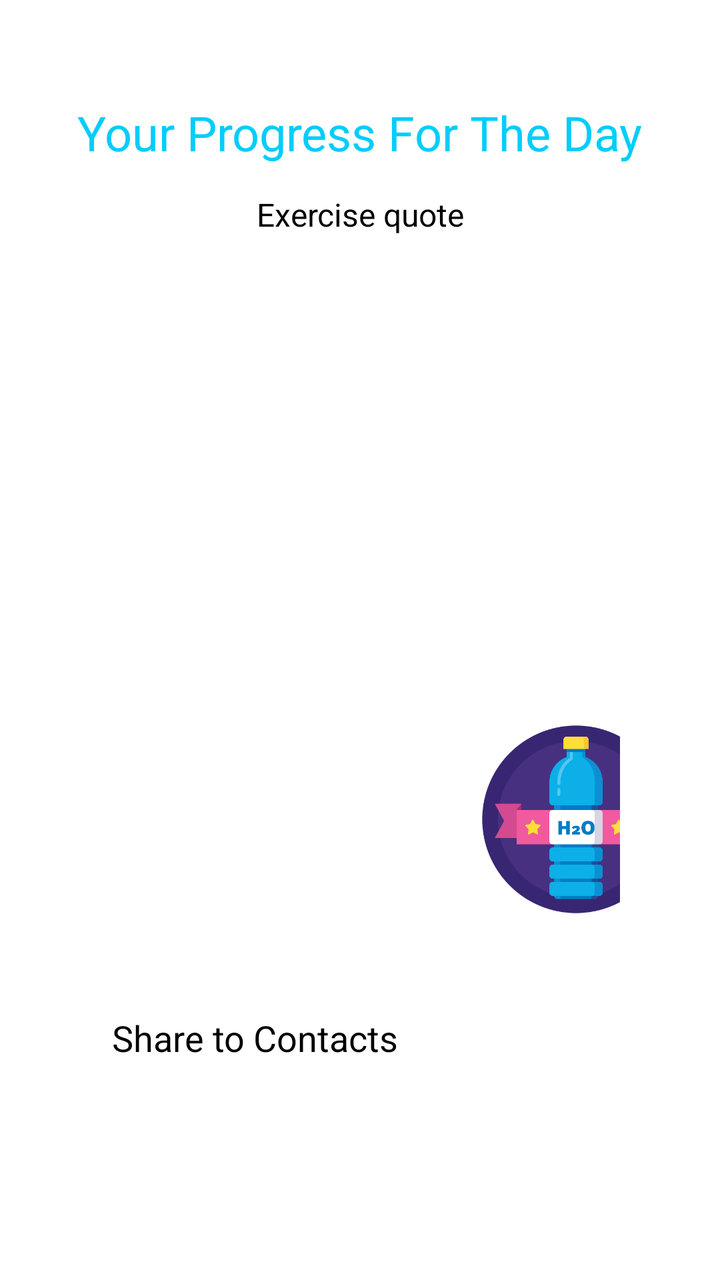
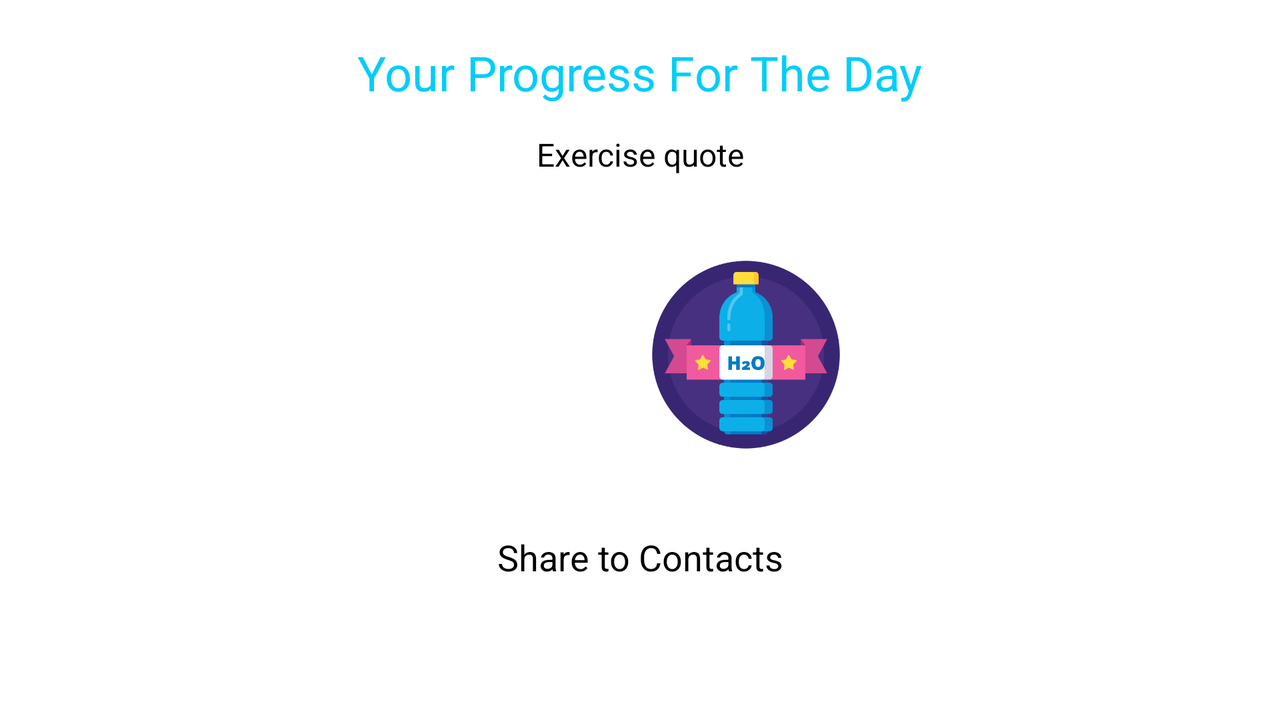

First picture: res/layout/ on a phone held upright. Second picture: the repository's own variant of that layout, on a device whose configuration matches the variant's folder. Source for both follows.
<!-- AndroidManifest.xml: application theme Theme.Dashboard -->
<!-- res/layout/reward_page.xml -->
<?xml version="1.0" encoding="utf-8"?>
<androidx.constraintlayout.widget.ConstraintLayout xmlns:android="http://schemas.android.com/apk/res/android"
    xmlns:app="http://schemas.android.com/apk/res-auto"
    xmlns:tools="http://schemas.android.com/tools"
    android:layout_width="match_parent"
    android:layout_height="match_parent"
    android:background="@color/white"
    tools:context=".ui.activities.RewardPage">

    <TextView
        android:id="@+id/headertitle"
        android:layout_width="wrap_content"
        android:layout_height="wrap_content"
        android:layout_marginTop="50dp"
        android:text="Your Progress For The Day"
        android:textColor="@color/blue"
        android:textSize="24sp"
        app:layout_constraintLeft_toLeftOf="parent"
        app:layout_constraintRight_toRightOf="parent"
        app:layout_constraintTop_toTopOf="parent" />

    <TextView
        android:id="@+id/subtitle"
        android:layout_width="250dp"
        android:layout_height="wrap_content"
        android:layout_marginTop="14dp"
        android:lineSpacingExtra="4dp"
        android:text="Exercise quote"
        android:textAlignment="center"
        android:textColor="@color/black"
        android:textSize="16sp"
        app:layout_constraintLeft_toLeftOf="parent"
        app:layout_constraintRight_toRightOf="parent"
        app:layout_constraintTop_toBottomOf="@+id/headertitle" />

    <ImageView
        android:id="@+id/ic_cards"
        android:layout_width="wrap_content"
        android:layout_height="wrap_content"
        android:layout_marginTop="50dp"
        android:src="@drawable/reward"
        app:layout_constraintEnd_toEndOf="parent"
        app:layout_constraintStart_toStartOf="parent"
        app:layout_constraintTop_toBottomOf="@+id/subtitle" />

    <LinearLayout
        android:id="@+id/parent_result"
        android:layout_width="0dp"
        android:layout_height="97dp"
        android:layout_marginStart="50dp"
        android:layout_marginTop="8dp"
        android:layout_marginEnd="50dp"
        android:orientation="horizontal"
        android:weightSum="3"
        app:layout_constraintBottom_toBottomOf="parent"
        app:layout_constraintEnd_toEndOf="parent"
        app:layout_constraintHorizontal_bias="0.5"
        app:layout_constraintStart_toStartOf="parent"
        app:layout_constraintTop_toBottomOf="@+id/ic_cards">

        <ImageView
            android:id="@+id/dailystep"
            android:layout_width="106dp"
            android:layout_height="100dp"
            android:src="@drawable/dailystep"
            app:layout_constraintEnd_toEndOf="parent"
            app:layout_constraintStart_toStartOf="parent"
            app:layout_constraintTop_toBottomOf="@+id/subtitle" />

        <LinearLayout
            android:layout_width="96dp"
            android:layout_height="wrap_content"
            android:layout_weight="1"
            android:orientation="horizontal">


        </LinearLayout>

        <ImageView
            android:id="@+id/waterreward"
            android:layout_width="100dp"
            android:layout_height="100dp"
            android:src="@drawable/waterreward"
            app:layout_constraintEnd_toEndOf="parent"
            app:layout_constraintStart_toStartOf="parent"
            app:layout_constraintTop_toBottomOf="@+id/subtitle" />

    </LinearLayout>


    <Button
        android:id="@+id/btn_share"
        style="@style/Widget.AppCompat.Button.Borderless"
        android:layout_width="match_parent"
        android:layout_height="50dp"
        android:layout_marginStart="56dp"
        android:layout_marginTop="50dp"
        android:layout_marginEnd="56dp"
        android:text="Share to Contacts"
        android:textAllCaps="false"
        android:textColor="#000000"
        android:textSize="18sp"
        app:layout_constraintEnd_toEndOf="parent"
        app:layout_constraintStart_toStartOf="parent"
        app:layout_constraintTop_toBottomOf="@+id/parent_result" />

    <androidx.constraintlayout.widget.Guideline
        android:id="@+id/guideline2"
        android:layout_width="wrap_content"
        android:layout_height="wrap_content"
        android:orientation="vertical"
        app:layout_constraintGuide_begin="20dp" />


</androidx.constraintlayout.widget.ConstraintLayout>
<!-- resources referenced by this layout -->
<resources>
  <color name="black">#FF000000</color>
  <color name="blue">#02CDFA</color>
  <color name="white">#FFFFFFFF</color>
  <!-- drawable waterreward: png bitmap (drawable, 12890 bytes) -->
</resources>
<!-- res/layout-land/reward_page.xml (the author's variant of the layout above) -->
<!-- drawn on the phone turned sideways -->
<?xml version="1.0" encoding="utf-8"?>
<androidx.constraintlayout.widget.ConstraintLayout xmlns:android="http://schemas.android.com/apk/res/android"
    xmlns:app="http://schemas.android.com/apk/res-auto"
    xmlns:tools="http://schemas.android.com/tools"
    android:layout_width="match_parent"
    android:layout_height="match_parent"
    android:background="@color/white"
    tools:context=".ui.activities.RewardPage">


    <TextView
        android:id="@+id/headertitle"
        android:layout_width="wrap_content"
        android:layout_height="wrap_content"
        android:text="Your Progress For The Day"
        android:textColor="@color/blue"
        android:textSize="24sp"
        android:layout_marginTop="20dp"
        app:layout_constraintBottom_toTopOf="@+id/subtitle"
        app:layout_constraintLeft_toLeftOf="parent"
        app:layout_constraintRight_toRightOf="parent"
        app:layout_constraintTop_toTopOf="parent" />

    <TextView
        android:id="@+id/subtitle"
        android:layout_width="wrap_content"
        android:layout_height="wrap_content"
        android:layout_marginTop="14dp"
        android:lineSpacingExtra="4dp"
        android:text="Exercise quote"
        android:textAlignment="center"
        android:textColor="@color/black"
        android:textSize="16sp"
        app:layout_constraintLeft_toLeftOf="parent"
        app:layout_constraintRight_toRightOf="parent"
        app:layout_constraintTop_toBottomOf="@+id/headertitle" />



    <LinearLayout
        android:id="@+id/parent_result"
        android:layout_width="wrap_content"
        android:layout_height="wrap_content"
        android:layout_marginStart="50dp"
        android:layout_marginEnd="50dp"
        android:gravity="center"
        android:orientation="horizontal"
        android:weightSum="2"
        app:layout_constraintBottom_toTopOf="@id/btn_share"
        app:layout_constraintEnd_toEndOf="parent"
        app:layout_constraintStart_toStartOf="parent"
        app:layout_constraintTop_toBottomOf="@id/subtitle"
        >

        <ImageView
            android:id="@+id/dailystep"
            android:layout_width="106dp"
            android:layout_height="100dp"
            android:src="@drawable/dailystep"
            app:layout_constraintEnd_toEndOf="parent"
            app:layout_constraintStart_toStartOf="parent"
            app:layout_constraintTop_toBottomOf="@+id/subtitle" />


        <ImageView
            android:id="@+id/waterreward"
            android:layout_width="100dp"
            android:layout_height="100dp"
            android:src="@drawable/waterreward"
            app:layout_constraintEnd_toEndOf="parent"
            app:layout_constraintStart_toStartOf="parent"
            app:layout_constraintTop_toBottomOf="@+id/subtitle" />

    </LinearLayout>


    <Button
        android:id="@+id/btn_share"
        style="@style/Widget.AppCompat.Button.Borderless"
        android:layout_width="wrap_content"
        android:layout_height="wrap_content"
        android:layout_marginStart="56dp"
        android:layout_marginEnd="56dp"
        android:text="Share to Contacts"
        android:textAllCaps="false"
        android:textColor="#000000"
        android:textSize="18sp"
        android:layout_marginBottom="30dp"
        app:layout_constraintBottom_toBottomOf="parent"
        app:layout_constraintEnd_toEndOf="parent"
        app:layout_constraintStart_toStartOf="parent"
        app:layout_constraintTop_toBottomOf="@+id/parent_result" />




</androidx.constraintlayout.widget.ConstraintLayout>
